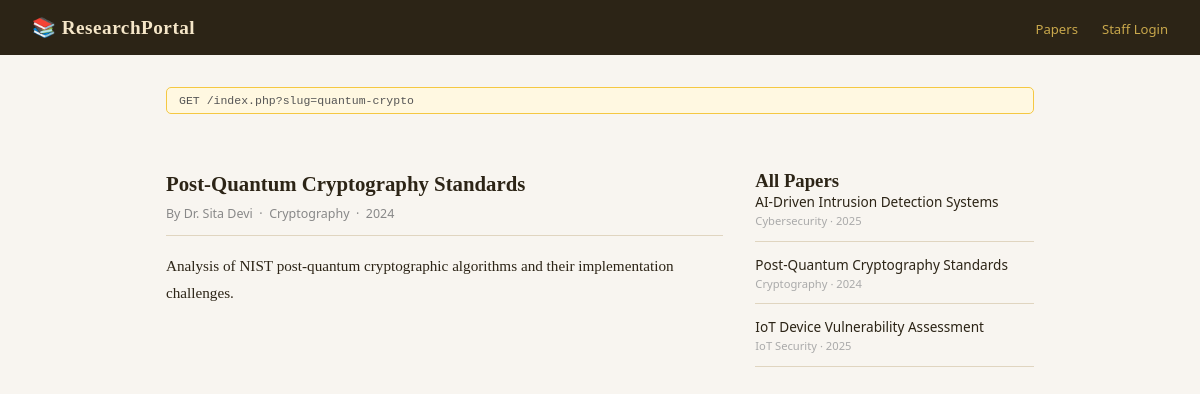
Screenshot of /index.php?slug=quantum-crypto with the database file from the repository.
### tables this page shows
CREATE TABLE papers_n5k (
    id INT AUTO_INCREMENT PRIMARY KEY,
    slug VARCHAR(120) UNIQUE,
    title VARCHAR(200),
    author VARCHAR(80),
    abstract TEXT,
    field VARCHAR(60),
    year INT
);

### web/index.php (the view, shortened to what this page needs)
<?php
$conn = new mysqli('examprep_epsilon_db','root','rootpass','research_db');
$slug = $_GET['slug'] ?? 'ai-security-2025';
$sql = "SELECT id, slug, title, author, abstract, field, year FROM papers_n5k WHERE slug='$slug'";
$result = $conn->query($sql);
$all = $conn->query("SELECT slug, title, field, year FROM papers_n5k");
?>
<!DOCTYPE html><html><head><meta charset="UTF-8"><title>ResearchPortal — Papers</title>
</head><body>
<header><h1>📚 ResearchPortal</h1><nav style="font-family:'Segoe UI',sans-serif;"><a href="index.php">Papers</a><a href="login.php">Staff Login</a></nav></header>
<div class="container">
  <div class="url-bar">GET /index.php?slug=<?php echo htmlspecialchars($slug); ?></div>
  <main class="paper">
    <?php if($result&&$result->num_rows>0): while($r=$result->fetch_assoc()): ?>
    <h2><?php echo $r['title']; ?></h2>
    <div class="meta">By <?php echo $r['author']; ?> &nbsp;·&nbsp; <?php echo $r['field']; ?> &nbsp;·&nbsp; <?php echo $r['year']; ?></div>
    <div class="abstract"><?php echo $r['abstract']; ?></div>
    <?php endwhile; else: ?>
    <p class="no-result">Paper not found: <?php echo htmlspecialchars($slug); ?></p>
    <?php endif; ?>
  </main>
  <aside>
    <h3>All Papers</h3>
    <ul class="paper-list">
      <?php while($p=$all->fetch_assoc()): ?>
      <li><a href="index.php?slug=<?php echo urlencode($p['slug']); ?>"><?php echo $p['title']; ?></a><div class="field"><?php echo $p['field']; ?> · <?php echo $p['year']; ?></div></li>
      <?php endwhile; ?>
    </ul>
  </aside>
</div>
</body></html>

### web/index.php (style rules this page uses)
* { margin:0;padding:0;box-sizing:border-box; }
body { font-family:Georgia,serif;background:#f8f5f0;color:#2c2416; }
header { background:#2c2416;color:#f5e6c8;padding:1rem 2rem;display:flex;justify-content:space-between;align-items:center; }
header h1 { font-size:1.2rem;letter-spacing:0.5px; }
header nav a { color:#c9a84c;text-decoration:none;margin-left:1.5rem;font-size:0.82rem;font-family:'Segoe UI',sans-serif; }
.container { max-width:900px;margin:2rem auto;padding:0 1rem;display:grid;grid-template-columns:2fr 1fr;gap:2rem; }
.url-bar { font-family:monospace;font-size:0.72rem;background:#fff8e1;border:1px solid #f5c842;padding:6px 12px;border-radius:5px;margin-bottom:1.5rem;color:#555;grid-column:1/-1; }
.paper h2 { font-size:1.3rem;line-height:1.3;margin-bottom:0.5rem; }
.meta { font-size:0.78rem;color:#888;font-family:'Segoe UI',sans-serif;margin-bottom:1rem;border-bottom:1px solid #e0d5c0;padding-bottom:0.8rem; }
.abstract { line-height:1.8;font-size:0.95rem; }
.paper-list { list-style:none; }
.paper-list li { margin-bottom:0.8rem;padding-bottom:0.8rem;border-bottom:1px solid #e0d5c0; }
.paper-list a { color:#2c2416;text-decoration:none;font-size:0.85rem;font-family:'Segoe UI',sans-serif; }
.paper-list .field { font-size:0.7rem;color:#aaa;font-family:'Segoe UI',sans-serif;margin-top:2px; }

### rows the page displays
papers_n5k: title "Post-Quantum Cryptography Standards", author "Dr. Sita Devi", field "Cryptography", year "2024", abstract "Analysis of NIST post-quantum cryptographic algorithms and their implementation challenges."
papers_n5k: title "AI-Driven Intrusion Detection Systems", field "Cybersecurity", year "2025"
papers_n5k: title "IoT Device Vulnerability Assessment", field "IoT Security", year "2025"

### other values shown
$slug "quantum-crypto"
